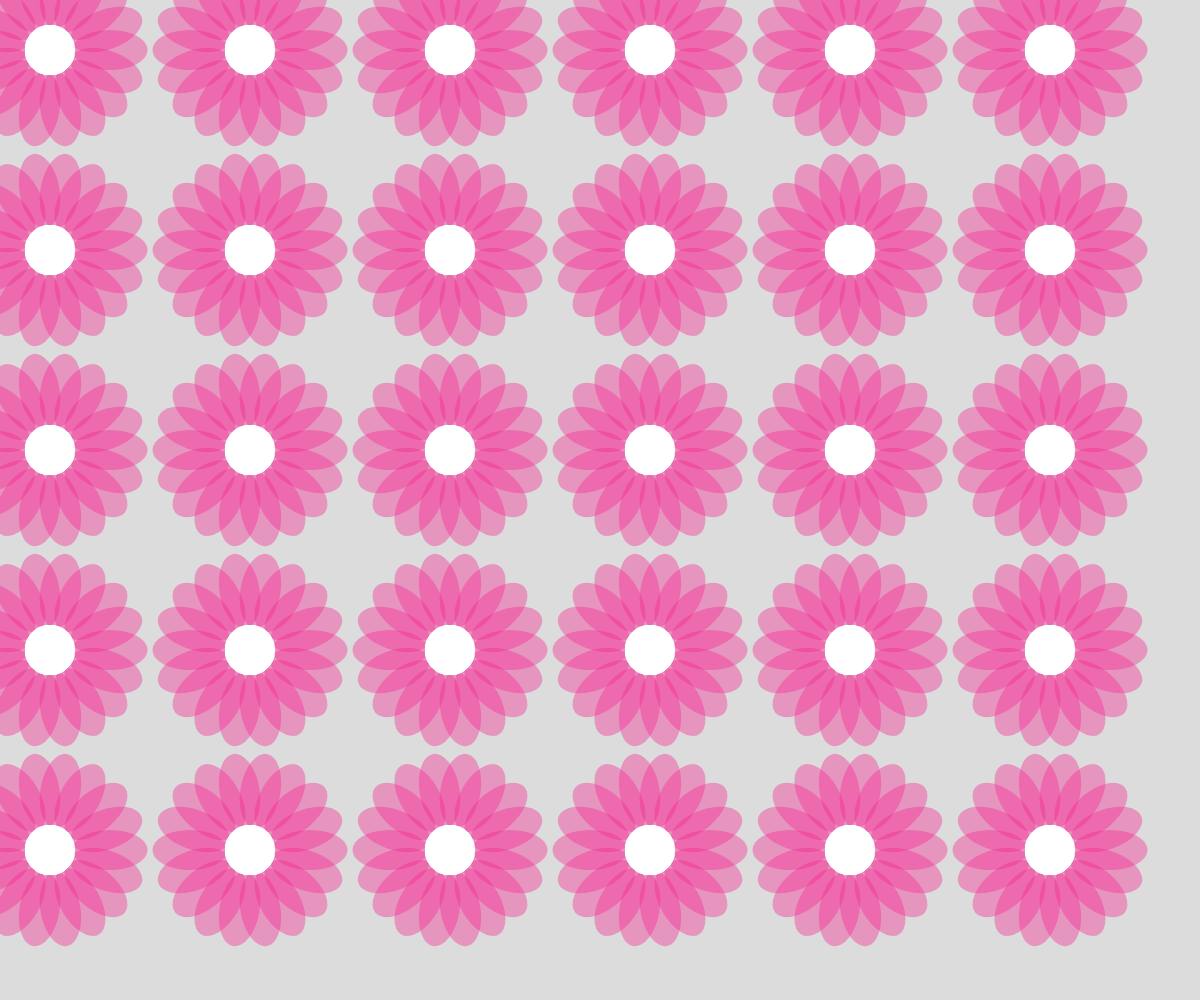
Frame 1 (no input)
Frame 60 (no input): identical to frame 1, image omitted
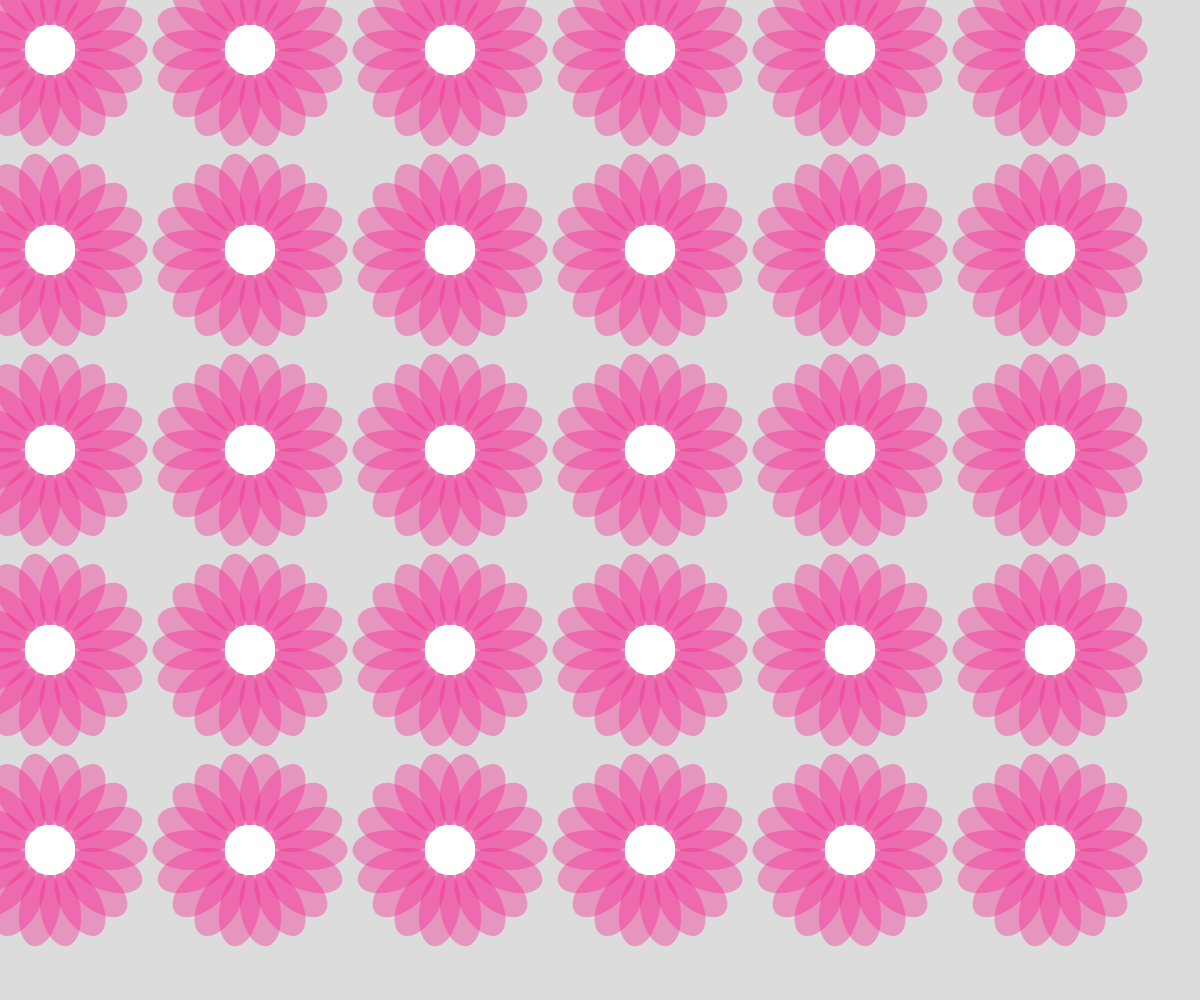
Frame 120 (the mouse pressed at the canvas centre since frame 60)

The p5.js sketch that drew these frames (run headless with seeded random() and noise() and a simulated clock; from frame 60 on, the mouse is pressed at the canvas centre):

// p5.js sketch
// ── sketch.js
let numPttals = 18;
let flowerSize;
let a = 0;
let b = 0;
function setup() {
  createCanvas(windowWidth, windowHeight);
  angleMode(DEGREES);
  noStroke();

}

function draw() {
  flowerSize = 200
  background(220);
  for (let i = 0; i < width; i = i + flowerSize) {
    for (let j = 0; j < height; j = j + flowerSize) {
      pinkFlower(i, j);
    }

  }



}

function pinkFlower(x, y) {
  push();

  translate(x+50, y+50);
  scale(0.5, 0.5);
  rotate(mouseY);

  for (let i = 0; i < numPttals; i++) {
    rotate(20);

    fill(245, 40, 145, 100);
    ellipse(120, 0, 150, 80);
    fill("white");
    ellipse(0, 0, 100, 100);
  }


  pop();

}
